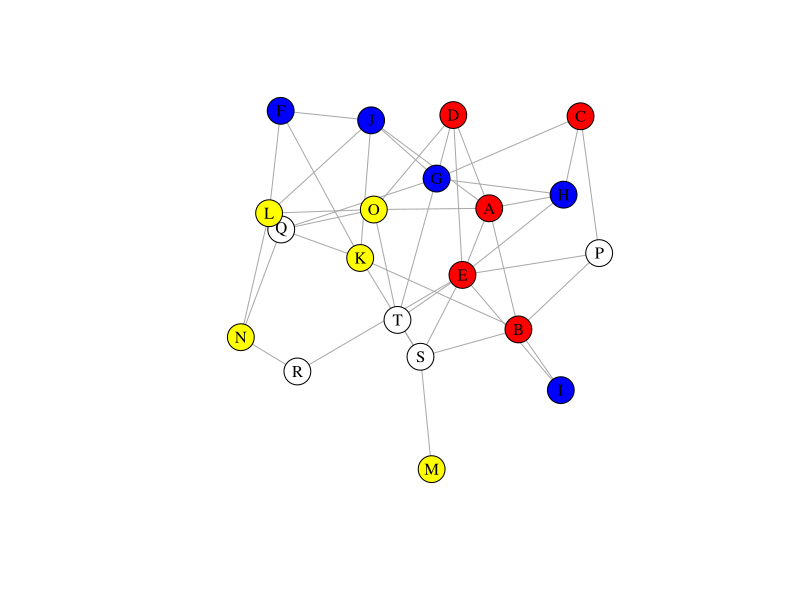
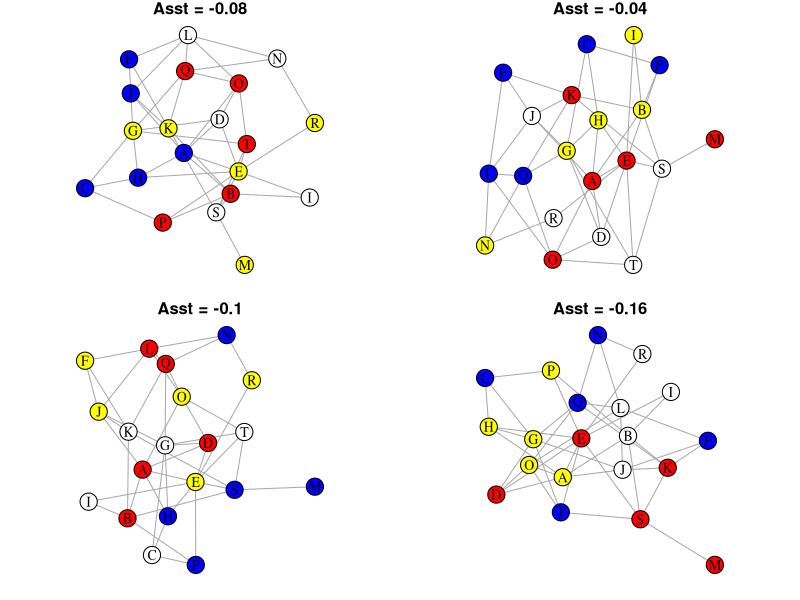
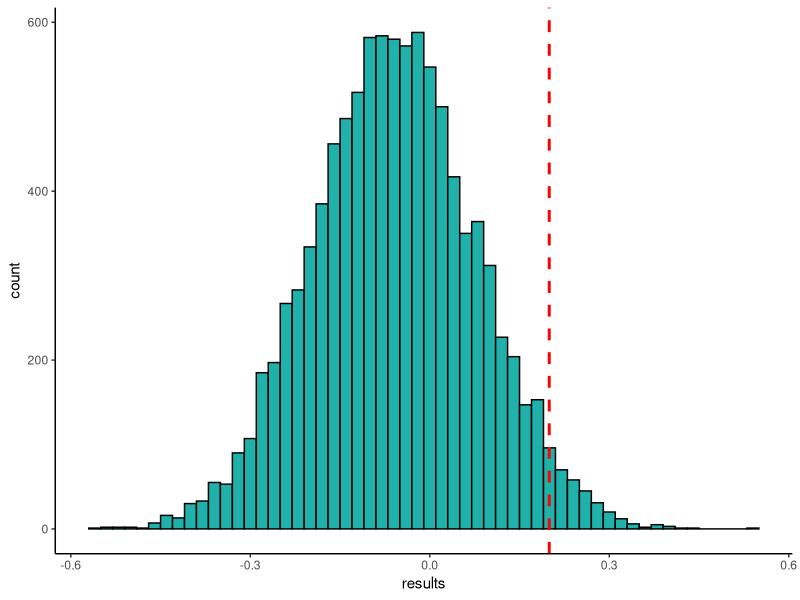
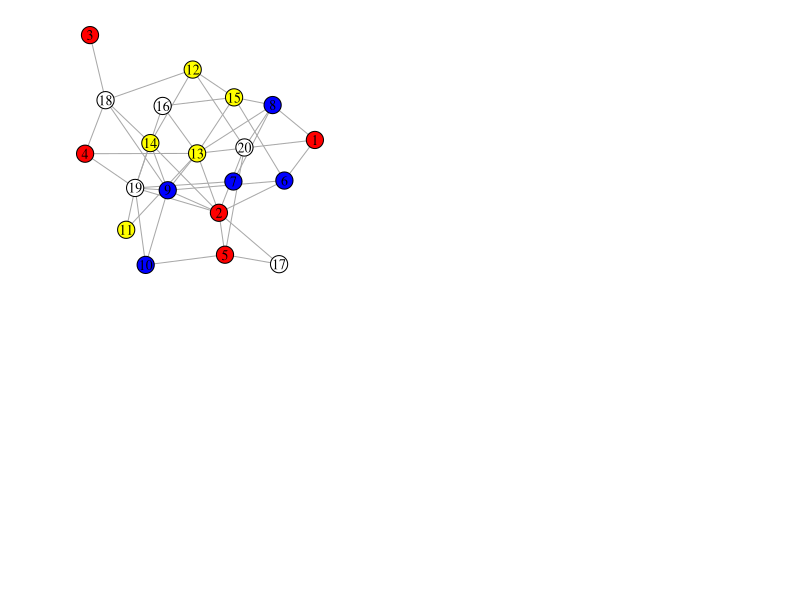
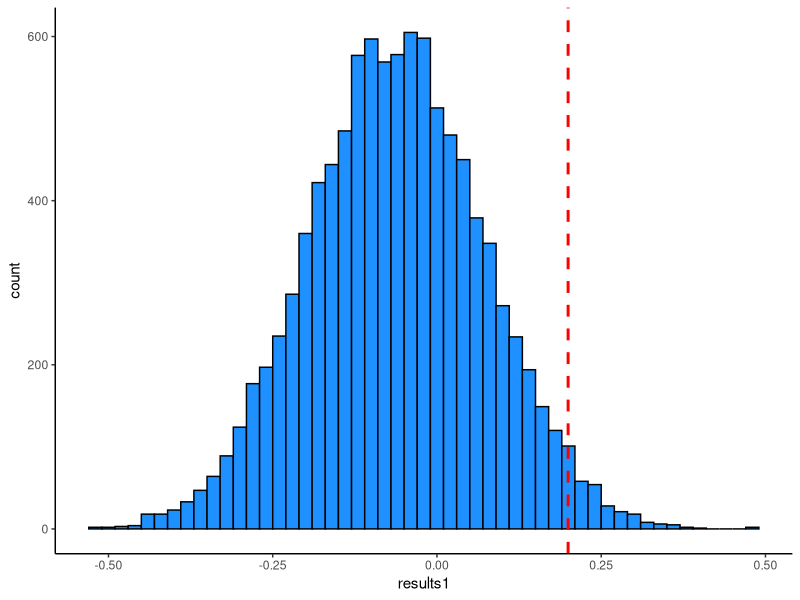

Write the R code that produced these figures, in order.
## ---- chunk 1
ids <- LETTERS[1:20]
colors <- c("red","blue","yellow","white")
names(ids) <- rep(colors, each=5)
ids
## ---- chunk 2
nodes <- data.frame(ids,color = rep(colors, each=5))
nodes

## ---- chunk 3
set.seed(549)
## ---- chunk 4

df <- data.frame(t(replicate(50,sample(LETTERS[1:20],2,F))))
df
## ---- chunk 5
library(igraph)
g <- graph_from_data_frame(df)
g <- as.undirected(g)
g <- simplify(g)

g

## ---- chunk 6
V(g)$color <- nodes$color[match( V(g)$name, nodes$ids ) ]
V(g)$color
## ---- chunk 7

plot(g, layout=layout_with_lgl, vertex.label.color="black")


## ---- chunk 8

ast <- assortativity(g, types1 = as.numeric(factor(V(g)$color)), directed=F)

ast 
## ---- chunk 9
x <- sample(nodes$color)
x
## ---- chunk 10
assortativity(g, types1 = as.numeric(factor(x)), directed=F)

## ---- chunk 11

g1<-g
par(mfrow = c(2, 2))
par(mar=c(1,1,1,1))
ast.i<-NULL
for(i in 1:4){
V(g1)$color <- sample(nodes$color)
ast.i <- assortativity(g1, types1 = as.numeric(factor(V(g1)$color)), directed=F)
plot(g1, 
     layout=layout_with_lgl, 
     color = V(g1)$color,
     main = paste0("Asst = ", round(ast.i,2)),
     vertex.label.color="black"
     )

}



## ---- chunk 12
nperms <- 10000
results <- vector('numeric',nperms)

for(i in 1:nperms){

results[[i]] <- assortativity(g, types1 = as.numeric(factor(sample(V(g)$color))))

}

## ---- chunk 13

library(tidyverse)

ggplot(data = data.frame(results), aes(x=results)) +
  geom_histogram(color='black',fill='lightseagreen', binwidth = 0.02) +
  theme_classic() +
  geom_vline(xintercept = ast, lwd=1, lty=2, color="red")


## ---- chunk 14
sum(results>ast)/nperms

## ---- chunk 15
g
## ---- chunk 16

r1 <- sample_gnm(n=20, m=43) 
V(r1)$color <- nodes$color
plot(r1, layout=layout_with_lgl, vertex.label.color="black")


## ---- chunk 17

assortativity(r1, types1 = rep(1:4, each=5), directed = FALSE)

## ---- chunk 18
nperms1 <- 10000
results1 <- vector('numeric',nperms1)

for(i in 1:nperms1){

  r <- sample_gnm(n=20, m=43) 

results1[[i]] <- assortativity(r, types1 = rep(1:4, each=5), directed = FALSE)

}

## ---- chunk 19

library(tidyverse)

ggplot(data = data.frame(results1), aes(x=results1)) +
  geom_histogram(color='black',fill='dodgerblue', binwidth = 0.02) +
  theme_classic() +
  geom_vline(xintercept = ast, lwd=1, lty=2, color="red")



## ---- chunk 20
sum(results1>ast)/nperms

## ---- chunk 21

## ---- chunk 22

## ---- chunk 23

## ---- chunk 24

## ---- chunk 25

## ---- chunk 26

